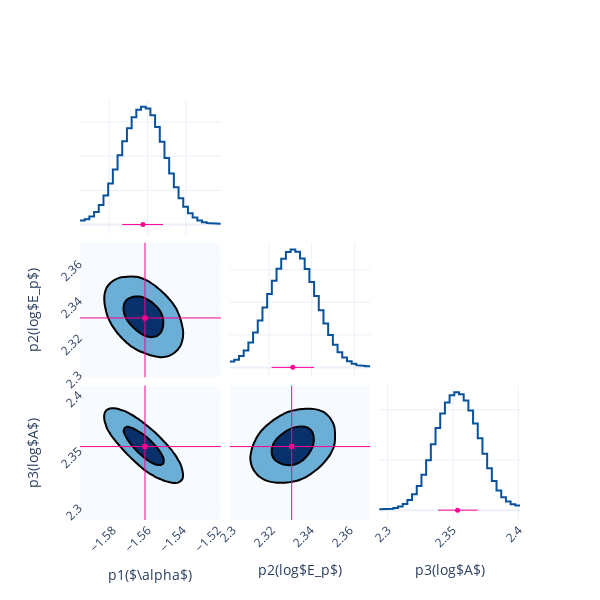

Notebook code for this chart:
### Code cell
fig = Plot.post_corner(post, ploter='plotly')
fig.save(f'{savepath}/corner')

### Figure 1 — Plotly figure (JSON) as saved in the notebook; plotly's stock layout.template omitted (floating-point values rounded to 4 significant figures; data arrays with more than 128 entries replaced by an {"elided": "..."} marker saying what was removed)
{"data": [{"line": {"color": "#08519c", "width": 2}, "mode": "lines", "name": "p1($\\alpha$)", "showlegend": false, "type": "scatter", "x": [-1.595, -1.593, -1.593, -1.59, -1.59, -1.588, -1.588, -1.585, -1.585, -1.583, -1.583, -1.581, -1.581, -1.578, -1.578, -1.576, -1.576, -1.573, -1.573, -1.571, -1.571, -1.568, -1.568, -1.566, -1.566, -1.563, -1.563, -1.561, -1.561, -1.558, -1.558, -1.556, -1.556, -1.554, -1.554, -1.551, -1.551, -1.549, -1.549, -1.546, -1.546, -1.544, -1.544, -1.541, -1.541, -1.539, -1.539, -1.536, -1.536, -1.534, -1.534, -1.532, -1.532, -1.529, -1.529, -1.527, -1.527, -1.524, -1.524, -1.522], "xaxis": "x", "y": [1.177, 1.177, 1.555, 1.555, 2.356, 2.356, 3.687, 3.687, 5.696, 5.696, 8.495, 8.495, 12.03, 12.03, 16.08, 16.08, 20.29, 20.29, 24.4, 24.4, 28.19, 28.19, 31.35, 31.35, 33.54, 33.54, 34.46, 34.46, 33.95, 33.95, 31.95, 31.95, 28.57, 28.57, 24.21, 24.21, 19.47, 19.47, 14.93, 14.93, 10.95, 10.95, 7.701, 7.701, 5.188, 5.188, 3.341, 3.341, 2.053, 2.053, 1.214, 1.214, 0.7142, 0.7142, 0.4436, 0.4436, 0.3125, 0.3125, 0.2614, 0.2614], "yaxis": "y"}, {"line": {"color": "#08519c", "width": 2}, "mode": "lines", "name": "p2(log$E_p$)", "showlegend": false, "type": "scatter", "x": [2.302, 2.304, 2.304, 2.306, 2.306, 2.308, 2.308, 2.31, 2.31, 2.313, 2.313, 2.315, 2.315, 2.317, 2.317, 2.319, 2.319, 2.321, 2.321, 2.324, 2.324, 2.326, 2.326, 2.328, 2.328, 2.33, 2.33, 2.332, 2.332, 2.335, 2.335, 2.337, 2.337, 2.339, 2.339, 2.341, 2.341, 2.343, 2.343, 2.346, 2.346, 2.348, 2.348, 2.35, 2.35, 2.352, 2.352, 2.354, 2.354, 2.356, 2.356, 2.359, 2.359, 2.361, 2.361, 2.363, 2.363, 2.365, 2.365, 2.367], "xaxis": "x5", "y": [1.843, 1.843, 2.374, 2.374, 3.468, 3.468, 5.191, 5.191, 7.613, 7.613, 10.72, 10.72, 14.37, 14.37, 18.36, 18.36, 22.5, 22.5, 26.57, 26.57, 30.29, 30.29, 33.35, 33.35, 35.41, 35.41, 36.19, 36.19, 35.5, 35.5, 33.41, 33.41, 30.2, 30.2, 26.24, 26.24, 21.9, 21.9, 17.56, 17.56, 13.51, 13.51, 9.946, 9.946, 6.982, 6.982, 4.673, 4.673, 2.999, 2.999, 1.858, 1.858, 1.12, 1.12, 0.6759, 0.6759, 0.4434, 0.4434, 0.3518, 0.3518], "yaxis": "y5"}, {"colorscale": [[0, "rgb(247,251,255)"], [0.125, "rgb(222,235,247)"], [0.25, "rgb(198,219,239)"], [0.375, "rgb(158,202,225)"], [0.5, "rgb(107,174,214)"], [0.625, "rgb(66,146,198)"], [0.75, "rgb(33,113,181)"], [0.875, "rgb(8,81,156)"], [1, "rgb(8,48,107)"]], "contours": {"end": 0.004487, "size": 0.003388, "start": 0.001098}, "line": {"width": 2}, "name": "p1($\\alpha$)&p2(log$E_p$)", "ncontours": 2, "showlegend": false, "showscale": false, "type": "contour", "x": [-1.599, -1.596, -1.594, -1.592, -1.589, -1.587, -1.584, -1.582, -1.579, -1.577, -1.574, -1.572, -1.569, -1.567, -1.565, -1.562, -1.56, -1.557, -1.555, -1.552, -1.55, -1.547, -1.545, -1.543, -1.54, -1.538, -1.535, -1.533, -1.53, -1.528, -1.525, -1.523, -1.521, -1.518], "xaxis": "x4", "y": [2.298, 2.301, 2.303, 2.305, 2.307, 2.309, 2.311, 2.314, 2.316, 2.318, 2.32, 2.322, 2.325, 2.327, 2.329, 2.331, 2.333, 2.336, 2.338, 2.34, 2.342, 2.344, 2.347, 2.349, 2.351, 2.353, 2.355, 2.358, 2.36, 2.362, 2.364, 2.366, 2.369, 2.371], "yaxis": "y4", "z": {"elided": "34x34 float values"}}, {"line": {"color": "#08519c", "width": 2}, "mode": "lines", "name": "p3(log$A$)", "showlegend": false, "type": "scatter", "x": [2.294, 2.297, 2.297, 2.301, 2.301, 2.304, 2.304, 2.308, 2.308, 2.312, 2.312, 2.315, 2.315, 2.319, 2.319, 2.322, 2.322, 2.326, 2.326, 2.33, 2.33, 2.333, 2.333, 2.337, 2.337, 2.34, 2.34, 2.344, 2.344, 2.347, 2.347, 2.351, 2.351, 2.355, 2.355, 2.358, 2.358, 2.362, 2.362, 2.365, 2.365, 2.369, 2.369, 2.373, 2.373, 2.376, 2.376, 2.38, 2.38, 2.383, 2.383, 2.387, 2.387, 2.391, 2.391, 2.394, 2.394, 2.398, 2.398, 2.401], "xaxis": "x9", "y": [0.1859, 0.1859, 0.2161, 0.2161, 0.2947, 0.2947, 0.4565, 0.4565, 0.7511, 0.7511, 1.242, 1.242, 2.008, 2.008, 3.153, 3.153, 4.805, 4.805, 7.067, 7.067, 9.921, 9.921, 13.15, 13.15, 16.37, 16.37, 19.22, 19.22, 21.44, 21.44, 22.88, 22.88, 23.46, 23.46, 23.1, 23.1, 21.83, 21.83, 19.82, 19.82, 17.26, 17.26, 14.33, 14.33, 11.26, 11.26, 8.327, 8.327, 5.826, 5.826, 3.916, 3.916, 2.584, 2.584, 1.711, 1.711, 1.175, 1.175, 0.9133, 0.9133], "yaxis": "y9"}, {"colorscale": [[0, "rgb(247,251,255)"], [0.125, "rgb(222,235,247)"], [0.25, "rgb(198,219,239)"], [0.375, "rgb(158,202,225)"], [0.5, "rgb(107,174,214)"], [0.625, "rgb(66,146,198)"], [0.75, "rgb(33,113,181)"], [0.875, "rgb(8,81,156)"], [1, "rgb(8,48,107)"]], "contours": {"end": 0.007427, "size": 0.005788, "start": 0.001639}, "line": {"width": 2}, "name": "p1($\\alpha$)&p3(log$A$)", "ncontours": 2, "showlegend": false, "showscale": false, "type": "contour", "x": [-1.599, -1.596, -1.594, -1.592, -1.589, -1.587, -1.584, -1.582, -1.579, -1.577, -1.574, -1.572, -1.569, -1.567, -1.565, -1.562, -1.56, -1.557, -1.555, -1.552, -1.55, -1.547, -1.545, -1.543, -1.54, -1.538, -1.535, -1.533, -1.53, -1.528, -1.525, -1.523, -1.521, -1.518], "xaxis": "x7", "y": [2.288, 2.292, 2.295, 2.299, 2.303, 2.306, 2.31, 2.313, 2.317, 2.321, 2.324, 2.328, 2.331, 2.335, 2.339, 2.342, 2.346, 2.349, 2.353, 2.356, 2.36, 2.364, 2.367, 2.371, 2.374, 2.378, 2.382, 2.385, 2.389, 2.392, 2.396, 2.4, 2.403, 2.407], "yaxis": "y7", "z": {"elided": "34x34 float values"}}, {"colorscale": [[0, "rgb(247,251,255)"], [0.125, "rgb(222,235,247)"], [0.25, "rgb(198,219,239)"], [0.375, "rgb(158,202,225)"], [0.5, "rgb(107,174,214)"], [0.625, "rgb(66,146,198)"], [0.75, "rgb(33,113,181)"], [0.875, "rgb(8,81,156)"], [1, "rgb(8,48,107)"]], "contours": {"end": 0.004364, "size": 0.003337, "start": 0.001027}, "line": {"width": 2}, "name": "p2(log$E_p$)&p3(log$A$)", "ncontours": 2, "showlegend": false, "showscale": false, "type": "contour", "x": [2.298, 2.301, 2.303, 2.305, 2.307, 2.309, 2.311, 2.314, 2.316, 2.318, 2.32, 2.322, 2.325, 2.327, 2.329, 2.331, 2.333, 2.336, 2.338, 2.34, 2.342, 2.344, 2.347, 2.349, 2.351, 2.353, 2.355, 2.358, 2.36, 2.362, 2.364, 2.366, 2.369, 2.371], "xaxis": "x8", "y": [2.288, 2.292, 2.295, 2.299, 2.303, 2.306, 2.31, 2.313, 2.317, 2.321, 2.324, 2.328, 2.331, 2.335, 2.339, 2.342, 2.346, 2.349, 2.353, 2.356, 2.36, 2.364, 2.367, 2.371, 2.374, 2.378, 2.382, 2.385, 2.389, 2.392, 2.396, 2.4, 2.403, 2.407], "yaxis": "y8", "z": {"elided": "34x34 float values"}}, {"error_x": {"array": [0.01049], "arrayminus": [0.01081], "color": "#FF0092", "symmetric": false, "thickness": 1, "type": "data", "width": 0}, "marker": {"color": "#FF0092", "size": 5, "symbol": "circle"}, "mode": "markers", "name": "p1($\\alpha$)", "showlegend": false, "type": "scatter", "x": [-1.562], "xaxis": "x", "y": [0.01], "yaxis": "y"}, {"error_x": {"array": [0.009876], "arrayminus": [0.009914], "color": "#FF0092", "symmetric": false, "thickness": 1, "type": "data", "width": 0}, "marker": {"color": "#FF0092", "size": 5, "symbol": "circle"}, "mode": "markers", "name": "p2(log$E_p$)", "showlegend": false, "type": "scatter", "x": [2.331], "xaxis": "x5", "y": [0.01], "yaxis": "y5"}, {"error_x": {"array": [0.01538], "arrayminus": [0.01489], "color": "#FF0092", "symmetric": false, "thickness": 1, "type": "data", "width": 0}, "marker": {"color": "#FF0092", "size": 5, "symbol": "circle"}, "mode": "markers", "name": "p3(log$A$)", "showlegend": false, "type": "scatter", "x": [2.354], "xaxis": "x9", "y": [0.01], "yaxis": "y9"}, {"marker": {"color": "#FF0092", "size": 5, "symbol": "square"}, "mode": "markers", "name": "p1($\\alpha$)&p2(log$E_p$)", "showlegend": false, "type": "scatter", "x": [-1.562], "xaxis": "x4", "y": [2.33], "yaxis": "y4"}, {"marker": {"color": "#FF0092", "size": 5, "symbol": "square"}, "mode": "markers", "name": "p1($\\alpha$)&p3(log$A$)", "showlegend": false, "type": "scatter", "x": [-1.562], "xaxis": "x7", "y": [2.353], "yaxis": "y7"}, {"marker": {"color": "#FF0092", "size": 5, "symbol": "square"}, "mode": "markers", "name": "p2(log$E_p$)&p3(log$A$)", "showlegend": false, "type": "scatter", "x": [2.33], "xaxis": "x8", "y": [2.353], "yaxis": "y8"}], "layout": {"height": 600, "shapes": [{"line": {"color": "#FF0092", "width": 1}, "type": "line", "x0": -1.562, "x1": -1.562, "xref": "x4", "y0": 0, "y1": 1, "yref": "y4 domain"}, {"line": {"color": "#FF0092", "width": 1}, "type": "line", "x0": 0, "x1": 1, "xref": "x4 domain", "y0": 2.33, "y1": 2.33, "yref": "y4"}, {"line": {"color": "#FF0092", "width": 1}, "type": "line", "x0": -1.562, "x1": -1.562, "xref": "x7", "y0": 0, "y1": 1, "yref": "y7 domain"}, {"line": {"color": "#FF0092", "width": 1}, "type": "line", "x0": 0, "x1": 1, "xref": "x7 domain", "y0": 2.353, "y1": 2.353, "yref": "y7"}, {"line": {"color": "#FF0092", "width": 1}, "type": "line", "x0": 2.33, "x1": 2.33, "xref": "x8", "y0": 0, "y1": 1, "yref": "y8 domain"}, {"line": {"color": "#FF0092", "width": 1}, "type": "line", "x0": 0, "x1": 1, "xref": "x8 domain", "y0": 2.353, "y1": 2.353, "yref": "y8"}], "width": 600, "xaxis": {"anchor": "y", "domain": [0, 0.32], "showticklabels": false, "tickangle": -45}, "xaxis2": {"anchor": "y2", "domain": [0.34, 0.66]}, "xaxis3": {"anchor": "y3", "domain": [0.68, 1]}, "xaxis4": {"anchor": "y4", "domain": [0, 0.32], "showticklabels": false, "tickangle": -45}, "xaxis5": {"anchor": "y5", "domain": [0.34, 0.66], "showticklabels": false, "tickangle": -45}, "xaxis6": {"anchor": "y6", "domain": [0.68, 1]}, "xaxis7": {"anchor": "y7", "domain": [0, 0.32], "showticklabels": true, "tickangle": -45, "title": {"text": "p1($\\alpha$)"}}, "xaxis8": {"anchor": "y8", "domain": [0.34, 0.66], "showticklabels": true, "tickangle": -45, "title": {"text": "p2(log$E_p$)"}}, "xaxis9": {"anchor": "y9", "domain": [0.68, 1], "showticklabels": true, "tickangle": -45, "title": {"text": "p3(log$A$)"}}, "yaxis": {"anchor": "x", "domain": [0.68, 1], "showticklabels": false, "tickangle": -45}, "yaxis2": {"anchor": "x2", "domain": [0.68, 1]}, "yaxis3": {"anchor": "x3", "domain": [0.68, 1]}, "yaxis4": {"anchor": "x4", "domain": [0.34, 0.66], "showticklabels": true, "tickangle": -45, "title": {"text": "p2(log$E_p$)"}}, "yaxis5": {"anchor": "x5", "domain": [0.34, 0.66], "showticklabels": false, "tickangle": -45}, "yaxis6": {"anchor": "x6", "domain": [0.34, 0.66]}, "yaxis7": {"anchor": "x7", "domain": [0, 0.32], "showticklabels": true, "tickangle": -45, "title": {"text": "p3(log$A$)"}}, "yaxis8": {"anchor": "x8", "domain": [0, 0.32], "showticklabels": false, "tickangle": -45}, "yaxis9": {"anchor": "x9", "domain": [0, 0.32], "showticklabels": false, "tickangle": -45}}}
